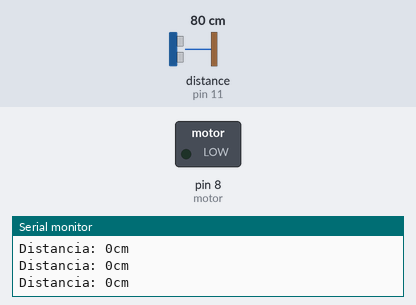
A sketch run on a simulated Arduino Uno, built with avr-gcc and run on an emulated ATmega328P. Shown: switched loads named in the sketch (green lamp = pin HIGH), the last lines printed to the serial monitor. Inputs (shaded band) come from the test bench; at power-on: distance to the obstacle (sensor on pin 11) 80 cm. The echo pulse lasts 58.3 µs per cm.

Above: at 1.4 s.
1.5 s: distance to the obstacle (sensor on pin 11) set to 12 cm
3.1 s: distance to the obstacle (sensor on pin 11) set to 9 cm
At 5.1 s:
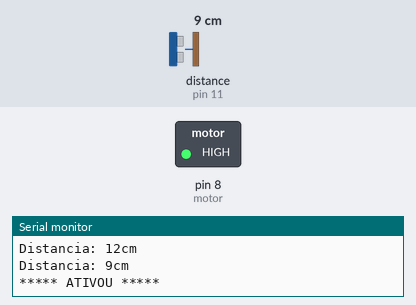
Timing chart, 0 to 11.2 s (numbered marks = the images above; inputs shaded):
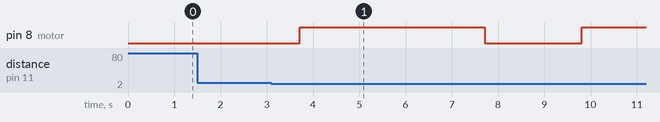

The sketch:

DispensorAutomaticoNodeMCU.ino
```cpp
#include <NewPing.h>
#include <SoftwareSerial.h>
#include <Servo.h>

#define TRIGGER_PIN 12
#define ECHO_PIN 11
#define MAX_DISTANCE 30

NewPing sonar(TRIGGER_PIN, ECHO_PIN, MAX_DISTANCE);

int respvar = 0; //valor retornado do sensor de água
int resping = A5; //porta do sensor de água

int motor = 8; //porta do motor
int numero;

void setup()
{
  pinMode(motor, OUTPUT);
  Serial.begin(9600);
  digitalWrite(motor,LOW);
}

void loop() {
  int distancia = sonar.ping_cm();

  Serial.print("Distancia: ");
  Serial.print(distancia);
  Serial.println("cm");
  delay(100);
  if (distancia >= 3 && distancia <= 10) //Objeto detectado
  {
    Serial.println("***** ATIVOU *****");
    digitalWrite(motor,HIGH); //liga o motor
    delay(4000);

    Serial.println("***** DESATIVOU ***");
    digitalWrite(motor,LOW); //desliga o motor
    delay(1500);

    respvar = analogRead(resping); //lê a saída analógica do sensor de água

    if(respvar <= 100){
      Serial.println("Nivel: Vazio");
    }
    else if(respvar>100 && respvar <= 300){
      Serial.println("Nivel: Baixo");
    }
    else if(respvar>300 && respvar<=330){
      Serial.println("Nivel: Medio");
    }
    else if(respvar>330){
      Serial.println("Nivel: Alto");
    }
  }
  delay(500);
}
```

Measured:
- the behaviour switches between 11 and 10 cm on distance to the obstacle (sensor on pin 11) (found by bisection; images 0 and 1)
- after the input at 3.1 s, pin 8 (motor): LOW → HIGH after 0.61 s, → LOW 4.0 s later, → HIGH 2.1 s later
